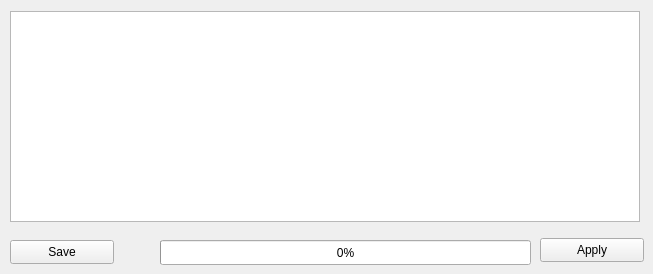
       <widget class="QWidget" name="tab_3">
        <attribute name="title">
         <string>Standard</string>
        </attribute>
        <widget class="QPushButton" name="EcoGetWeightBtn">
         <property name="enabled">
          <bool>true</bool>
         </property>
         <property name="geometry">
          <rect>
           <x>540</x>
           <y>238</y>
           <width>104</width>
           <height>24</height>
          </rect>
         </property>
         <property name="text">
          <string>Apply</string>
         </property>
        </widget>
        <widget class="QTableWidget" name="EcoWeighTableWidget">
         <property name="geometry">
          <rect>
           <x>10</x>
           <y>11</y>
           <width>630</width>
           <height>211</height>
          </rect>
         </property>
         <property name="sizePolicy">
          <sizepolicy hsizetype="Expanding" vsizetype="Maximum">
           <horstretch>0</horstretch>
           <verstretch>0</verstretch>
          </sizepolicy>
         </property>
         <property name="dragEnabled">
          <bool>true</bool>
         </property>
         <property name="dragDropMode">
          <enum>QAbstractItemView::DragDrop</enum>
         </property>
         <property name="gridStyle">
          <enum>Qt::DotLine</enum>
         </property>
         <property name="rowCount">
          <number>0</number>
         </property>
         <attribute name="horizontalHeaderCascadingSectionResizes">
          <bool>false</bool>
         </attribute>
         <attribute name="verticalHeaderCascadingSectionResizes">
          <bool>false</bool>
         </attribute>
         <attribute name="verticalHeaderHighlightSections">
          <bool>true</bool>
         </attribute>
        </widget>
        <widget class="QProgressBar" name="EcoProgressBar">
         <property name="geometry">
          <rect>
           <x>160</x>
           <y>240</y>
           <width>371</width>
           <height>25</height>
          </rect>
         </property>
         <property name="value">
          <number>0</number>
         </property>
        </widget>
        <widget class="QPushButton" name="EcoSaveCfgBtn">
         <property name="geometry">
          <rect>
           <x>10</x>
           <y>240</y>
           <width>104</width>
           <height>24</height>
          </rect>
         </property>
         <property name="text">
          <string>Save</string>
         </property>
        </widget>
       </widget>
